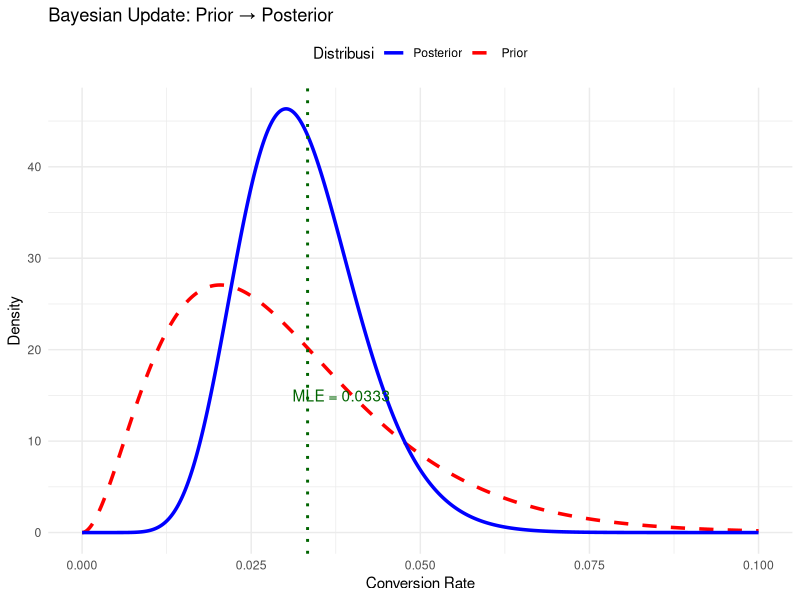

Generate this figure with R:
rm(list=ls())

library(dplyr)
library(tidyr)

# Data 30 hari terakhir
data_dummy <- data.frame(
  periode = c("Hari 1-10", "Hari 11-20", "Hari 21-30"),
  pembelian = c(2, 3, 5),
  pengunjung = c(100, 100, 100),
  conversion_rate = c(0.02, 0.03, 0.05)
)

print(data_dummy)

# Prior Non-informatif
alpha_prior_noninfo <- 1
beta_prior_noninfo <- 1

# Prior Informatif (berdasarkan benchmark industri)
alpha_prior <- 3    # setara dengan 3 success
beta_prior <- 97    # setara dengan 97 failures

# Data observasi
successes <- 10
failures <- 290
total_visitors <- successes + failures

# Maximum Likelihood Estimate (frequentist)
mle <- successes / total_visitors

print(mle)

# Parameter posterior
alpha_posterior <- alpha_prior + successes
beta_posterior <- beta_prior + failures

cat("Parameter Posterior:\n")
cat("Alpha posterior:", alpha_posterior, "\n")
cat("Beta posterior:", beta_posterior, "\n")
cat("Distribusi Posterior: Beta(", alpha_posterior, ",", beta_posterior, ")\n")


library(ggplot2)
library(dplyr)

# Membuat sequence untuk conversion rate
x <- seq(0, 0.1, length.out = 1000)

# Data frame untuk plotting
plot_data <- data.frame(
  conversion_rate = x,
  prior = dbeta(x, alpha_prior, beta_prior),
  posterior = dbeta(x, alpha_posterior, beta_posterior)
)

# Plot
ggplot(plot_data, aes(x = conversion_rate)) +
  geom_line(aes(y = prior, color = "Prior"), size = 1.2, linetype = "dashed") +
  geom_line(aes(y = posterior, color = "Posterior"), size = 1.2) +
  geom_vline(xintercept = mle, color = "darkgreen", linetype = "dotted", size = 1) +
  labs(
    title = "Bayesian Update: Prior → Posterior",
    x = "Conversion Rate",
    y = "Density",
    color = "Distribusi"
  ) +
  scale_color_manual(values = c("Prior" = "red", "Posterior" = "blue")) +
  annotate("text", x = mle + 0.005, y = 15, 
           label = paste("MLE =", round(mle, 4)), color = "darkgreen") +
  theme_minimal() +
  theme(legend.position = "top")


# Menghitung interval kredibel
ci_95 <- qbeta(c(0.025, 0.975), alpha_posterior, beta_posterior)
mean_posterior <- alpha_posterior / (alpha_posterior + beta_posterior)
mode_posterior <- (alpha_posterior - 1) / (alpha_posterior + beta_posterior - 2)

cat("\nHasil Analisis Bayesian:\n")
cat("95% Credible Interval: (", round(ci_95[1], 4), ",", round(ci_95[2], 4), ")\n")
cat("Mean Posterior:", round(mean_posterior, 4), "\n")
cat("Mode Posterior:", round(mode_posterior, 4), "\n")
cat("MLE (Frequentist):", round(mle, 4), "\n")

